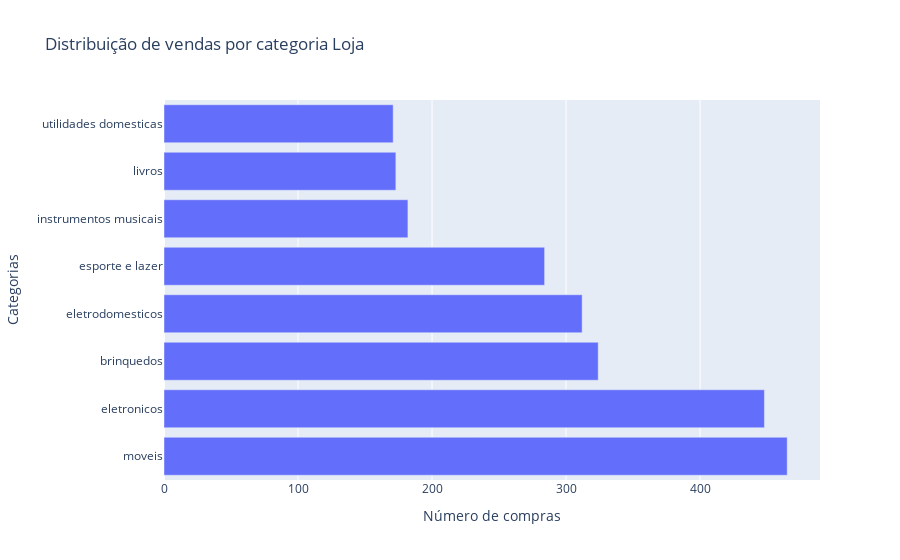
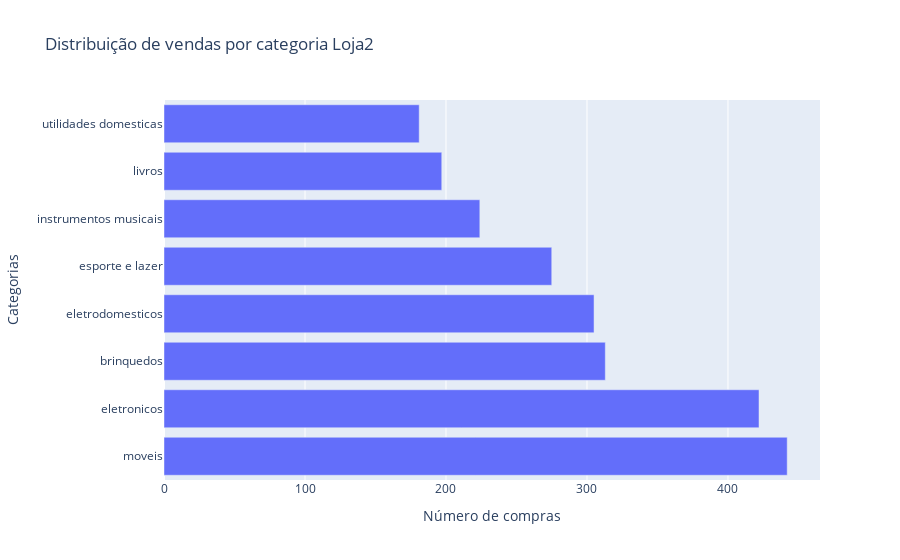
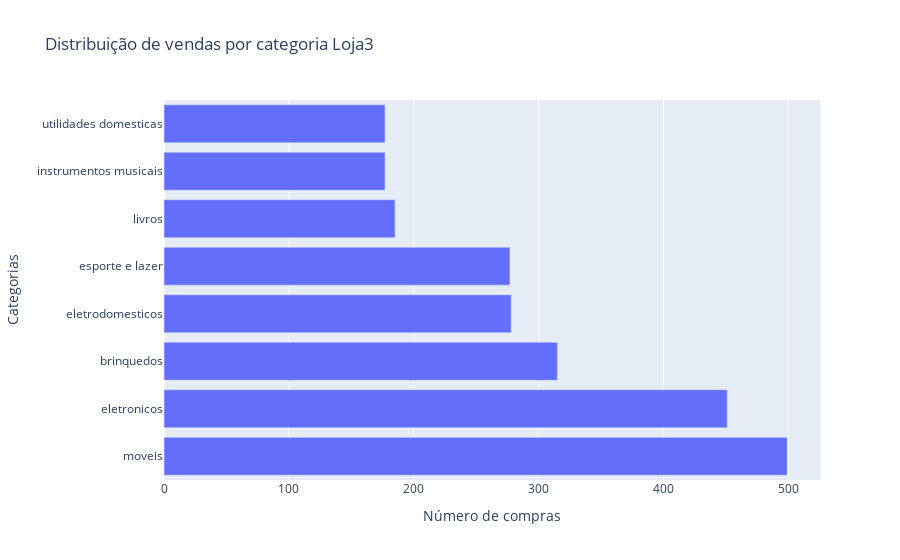
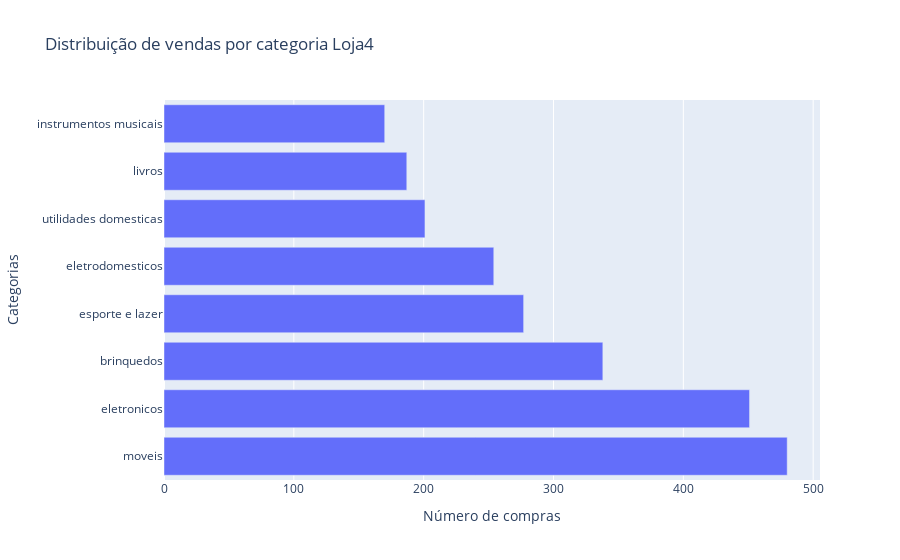

Notebook code cell kept with these figures, in order:
### Code cell
vendas_categoria_grafico_loja1 = grafico_barrah(vendas_categoria_loja1, "Loja")
vendas_categoria_grafico_loja2 = grafico_barrah(vendas_categoria_loja2, "Loja2")
vendas_categoria_grafico_loja3 = grafico_barrah(vendas_categoria_loja3, "Loja3")
vendas_categoria_grafico_loja3 = grafico_barrah(vendas_categoria_loja4, "Loja4")

### Figure 1 — Plotly figure (JSON) as saved in the notebook; plotly's stock layout.template omitted (floating-point values rounded to 4 significant figures)
{"data": [{"hovertemplate": "Vendas=%{x}<br>Categoria=%{y}<extra></extra>", "legendgroup": "", "marker": {"color": "#636efa", "pattern": {"shape": ""}}, "name": "", "orientation": "h", "showlegend": false, "textposition": "auto", "type": "bar", "x": [465, 448, 324, 312, 284, 182, 173, 171], "xaxis": "x", "y": ["moveis", "eletronicos", "brinquedos", "eletrodomesticos", "esporte e lazer", "instrumentos musicais", "livros", "utilidades domesticas"], "yaxis": "y"}], "layout": {"barmode": "relative", "legend": {"tracegroupgap": 0}, "title": {"text": "Distribuição de vendas por categoria Loja"}, "xaxis": {"anchor": "y", "domain": [0, 1], "title": {"text": "Número de compras"}}, "yaxis": {"anchor": "x", "domain": [0, 1], "title": {"text": "Categorias"}}}}

### Figure 2 — Plotly figure (JSON) as saved in the notebook; plotly's stock layout.template omitted (floating-point values rounded to 4 significant figures)
{"data": [{"hovertemplate": "Vendas=%{x}<br>Categoria=%{y}<extra></extra>", "legendgroup": "", "marker": {"color": "#636efa", "pattern": {"shape": ""}}, "name": "", "orientation": "h", "showlegend": false, "textposition": "auto", "type": "bar", "x": [442, 422, 313, 305, 275, 224, 197, 181], "xaxis": "x", "y": ["moveis", "eletronicos", "brinquedos", "eletrodomesticos", "esporte e lazer", "instrumentos musicais", "livros", "utilidades domesticas"], "yaxis": "y"}], "layout": {"barmode": "relative", "legend": {"tracegroupgap": 0}, "title": {"text": "Distribuição de vendas por categoria Loja2"}, "xaxis": {"anchor": "y", "domain": [0, 1], "title": {"text": "Número de compras"}}, "yaxis": {"anchor": "x", "domain": [0, 1], "title": {"text": "Categorias"}}}}

### Figure 3 — Plotly figure (JSON) as saved in the notebook; plotly's stock layout.template omitted (floating-point values rounded to 4 significant figures)
{"data": [{"hovertemplate": "Vendas=%{x}<br>Categoria=%{y}<extra></extra>", "legendgroup": "", "marker": {"color": "#636efa", "pattern": {"shape": ""}}, "name": "", "orientation": "h", "showlegend": false, "textposition": "auto", "type": "bar", "x": [499, 451, 315, 278, 277, 185, 177, 177], "xaxis": "x", "y": ["moveis", "eletronicos", "brinquedos", "eletrodomesticos", "esporte e lazer", "livros", "instrumentos musicais", "utilidades domesticas"], "yaxis": "y"}], "layout": {"barmode": "relative", "legend": {"tracegroupgap": 0}, "title": {"text": "Distribuição de vendas por categoria Loja3"}, "xaxis": {"anchor": "y", "domain": [0, 1], "title": {"text": "Número de compras"}}, "yaxis": {"anchor": "x", "domain": [0, 1], "title": {"text": "Categorias"}}}}

### Figure 4 — Plotly figure (JSON) as saved in the notebook; plotly's stock layout.template omitted (floating-point values rounded to 4 significant figures)
{"data": [{"hovertemplate": "Vendas=%{x}<br>Categoria=%{y}<extra></extra>", "legendgroup": "", "marker": {"color": "#636efa", "pattern": {"shape": ""}}, "name": "", "orientation": "h", "showlegend": false, "textposition": "auto", "type": "bar", "x": [480, 451, 338, 277, 254, 201, 187, 170], "xaxis": "x", "y": ["moveis", "eletronicos", "brinquedos", "esporte e lazer", "eletrodomesticos", "utilidades domesticas", "livros", "instrumentos musicais"], "yaxis": "y"}], "layout": {"barmode": "relative", "legend": {"tracegroupgap": 0}, "title": {"text": "Distribuição de vendas por categoria Loja4"}, "xaxis": {"anchor": "y", "domain": [0, 1], "title": {"text": "Número de compras"}}, "yaxis": {"anchor": "x", "domain": [0, 1], "title": {"text": "Categorias"}}}}
